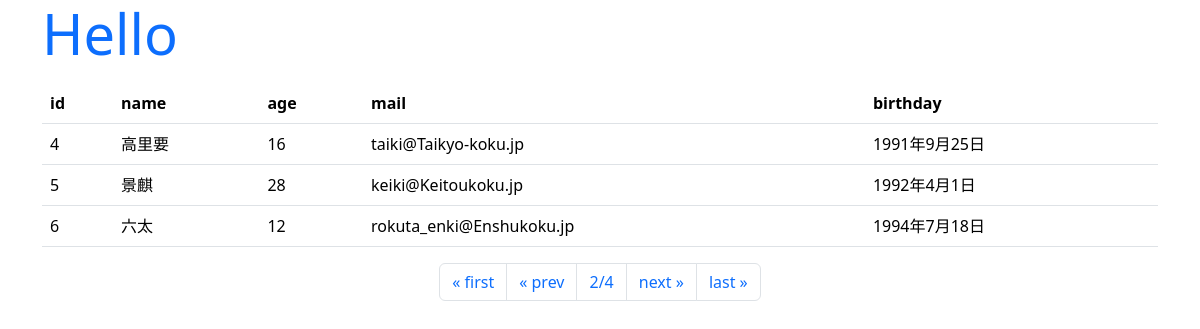
Screenshot of /hello/2 with the database file from the repository.
### hello/models.py (models this page shows, shortened)
class Friend(models.Model):
    name = models.CharField(max_length=100)
    mail = models.EmailField(max_length=200)
    gender = models.BooleanField()
    age = models.IntegerField(validators=[ \
        MinValueValidator(0), \
        MaxValueValidator(150)])
    birthday = models.DateField()

### hello/views.py (the view)
# urls.py: path("", views.index, name="index"),
def index(request, num=1):
    data = Friend.objects.all()
    page = Paginator(data, 3)
    params = {
        "title": "Hello",
        "message": "",
        "data": page.get_page(num),
    }
    return render(request, "hello/index.html", params)

### hello/templates/hello/index.html (shortened to what this page needs)
{% load static %}
<!DOCTYPE html>
<html lang="ja">
<head>
    <link href="https://cdn.jsdelivr.net/npm/bootstrap/dist/css/bootstrap.css"
    rel="stylesheet">
</head>
<body class="container">
    <h1 class="display-4 text-primary">{{title}}</h1>
    <p>{{message|safe}}<p>
    <table class="table">
        <tr>
            <th>id</th>
            <th>name</th>
            <th>age</th>
            <th>mail</th>
            <th>birthday</th>
        </tr>
    {% for item in data %}
        <tr>
            <td>{{item.id}}</td>
            <td>{{item.name}}</td>
            <td>{{item.age}}</td>
            <td>{{item.mail}}</td>
            <td>{{item.birthday}}</td>
        </tr>
    {% endfor %}
    </table>
    <ul class="pagination justify-content-center">
    {% if data.has_previous %}
    <li class="page-item">
        <a class="page-link" href="{% url 'index' %}">
        &laquo; first</a>
    </li>
    <li class="page-item">
        <a class="page-link"
        href="{% url 'index' %}{{data.previous_page_number}}">
        &laquo; prev</a>
    </li>
    {% endif %}
    <li class="page-item">
        <a class="page-link">
            {{data.number}}/{{data.paginator.num_pages}}</a>
    </li>
    {% if data.has_next %}
    <li class="page-item">
        <a class="page-link"
        href="{% url 'index' %}{{data.next_page_number}}">
        next &raquo;</a>
    </li>
    <li class="page-item">
        <a class="page-link"
        href="{% url 'index' %}{{data.paginator.num_pages}}">
        last &raquo;</a>
    </li>
    {% endif %}
    </ul>
</body>
</html>

### rows the page displays
Friend: id "4", name "高里要", age "16", mail "taiki@Taikyo-koku.jp", birthday "1991年9月25日"
Friend: id "5", name "景麒", age "28", mail "keiki@Keitoukoku.jp", birthday "1992年4月1日"
Friend: id "6", name "六太", age "12", mail "rokuta_enki@Enshukoku.jp", birthday "1994年7月18日"

### other values shown
{{ data.number }} "2"
{{ data.paginator.num_pages }} "4"
